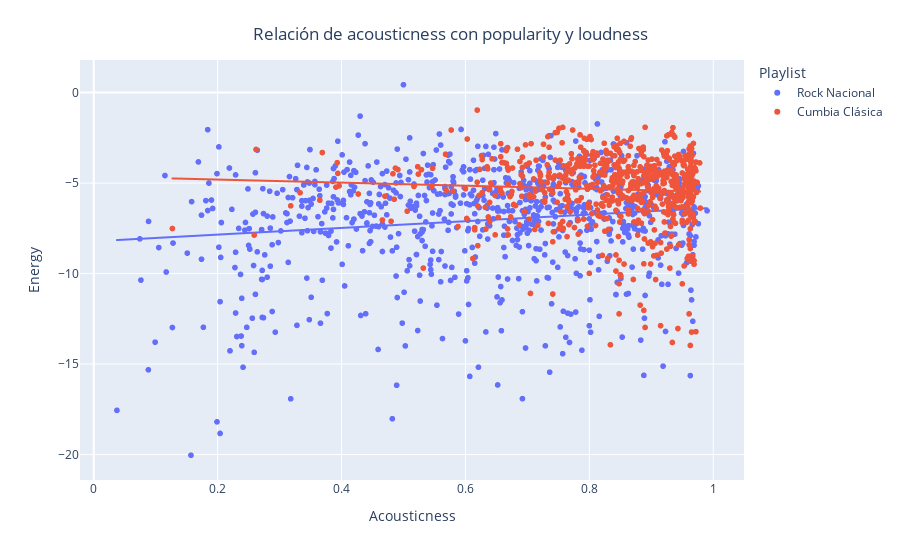

Here is the notebook cell this chart was saved with:
### Markdown cell above
Se analiza la relación de *valence* con *loudness* y la playlist a la que pertenecen.

### Code cell
df_test = df_final.copy()
df_test['target'] = df_test['target'].astype('str')

fig = ply.scatter(df_test.replace({'0':str(genero_0), '1': str(genero_1)}), 'valence', 'loudness', 
                  color='target', labels={'target': 'Playlist'}, trendline='ols')

fig.update_layout(title={
        'text': "Relación de acousticness con popularity y loudness", 'y':0.95, 'x':0.5,
        'xanchor': 'center', 'yanchor': 'top'})
fig.update_yaxes(title_text = 'Energy')
fig.update_xaxes(title_text = 'Acousticness')
fig.show()

### Figure 1 — Plotly figure (JSON) as saved in the notebook; plotly's stock layout.template omitted (floating-point values rounded to 4 significant figures; data arrays with more than 128 entries replaced by an {"elided": "..."} marker saying what was removed)
{"data": [{"hovertemplate": "Playlist=Rock Nacional<br>valence=%{x}<br>loudness=%{y}<extra></extra>", "legendgroup": "Rock Nacional", "marker": {"color": "#636efa", "symbol": "circle"}, "mode": "markers", "name": "Rock Nacional", "showlegend": true, "type": "scattergl", "x": {"elided": "831 float values"}, "xaxis": "x", "y": {"elided": "831 float values"}, "yaxis": "y"}, {"hovertemplate": "<b>OLS trendline</b><br>loudness = 1.84951 * valence + -8.21759<br>R<sup>2</sup>=0.020697<br><br>Playlist=Rock Nacional<br>valence=%{x}<br>loudness=%{y} <b>(trend)</b><extra></extra>", "legendgroup": "Rock Nacional", "marker": {"color": "#636efa", "symbol": "circle"}, "mode": "lines", "name": "Rock Nacional", "showlegend": false, "type": "scattergl", "x": {"elided": "831 float values"}, "xaxis": "x", "y": {"elided": "831 float values"}, "yaxis": "y"}, {"hovertemplate": "Playlist=Cumbia Clásica<br>valence=%{x}<br>loudness=%{y}<extra></extra>", "legendgroup": "Cumbia Clásica", "marker": {"color": "#EF553B", "symbol": "circle"}, "mode": "markers", "name": "Cumbia Clásica", "showlegend": true, "type": "scattergl", "x": {"elided": "733 float values"}, "xaxis": "x", "y": {"elided": "733 float values"}, "yaxis": "y"}, {"hovertemplate": "<b>OLS trendline</b><br>loudness = -0.849179 * valence + -4.63531<br>R<sup>2</sup>=0.003224<br><br>Playlist=Cumbia Clásica<br>valence=%{x}<br>loudness=%{y} <b>(trend)</b><extra></extra>", "legendgroup": "Cumbia Clásica", "marker": {"color": "#EF553B", "symbol": "circle"}, "mode": "lines", "name": "Cumbia Clásica", "showlegend": false, "type": "scattergl", "x": {"elided": "733 float values"}, "xaxis": "x", "y": {"elided": "733 float values"}, "yaxis": "y"}], "layout": {"legend": {"title": {"text": "Playlist"}, "tracegroupgap": 0}, "margin": {"t": 60}, "title": {"text": "Relación de acousticness con popularity y loudness", "x": 0.5, "xanchor": "center", "y": 0.95, "yanchor": "top"}, "xaxis": {"anchor": "y", "domain": [0, 1], "title": {"text": "Acousticness"}}, "yaxis": {"anchor": "x", "domain": [0, 1], "title": {"text": "Energy"}}}}
